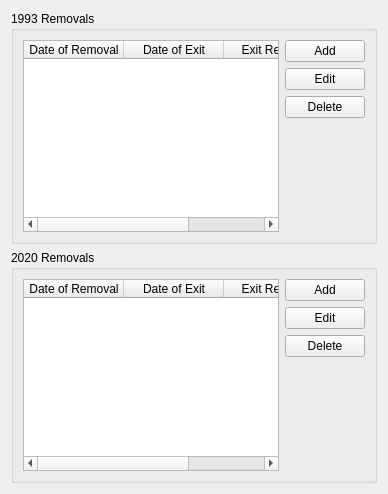
       <widget class="QWidget" name="removal_tab">
        <attribute name="title">
         <string>Removals</string>
        </attribute>
        <layout class="QVBoxLayout" name="verticalLayout_3">
         <item>
          <widget class="QGroupBox" name="groupBox">
           <property name="title">
            <string>1993 Removals</string>
           </property>
           <layout class="QHBoxLayout" name="horizontalLayout_24">
            <item>
             <widget class="QTableWidget" name="removal_1993_table">
              <property name="alternatingRowColors">
               <bool>true</bool>
              </property>
              <property name="selectionMode">
               <enum>QAbstractItemView::SingleSelection</enum>
              </property>
              <property name="selectionBehavior">
               <enum>QAbstractItemView::SelectRows</enum>
              </property>
              <attribute name="verticalHeaderVisible">
               <bool>false</bool>
              </attribute>
              <attribute name="verticalHeaderHighlightSections">
               <bool>false</bool>
              </attribute>
              <column>
               <property name="text">
                <string>Date of Removal</string>
               </property>
              </column>
              <column>
               <property name="text">
                <string>Date of Exit</string>
               </property>
              </column>
              <column>
               <property name="text">
                <string>Exit Reason</string>
               </property>
              </column>
             </widget>
            </item>
            <item>
             <layout class="QVBoxLayout" name="verticalLayout_12">
              <item>
               <widget class="QPushButton" name="removal_1993_add_button">
                <property name="text">
                 <string>Add</string>
                </property>
               </widget>
              </item>
              <item>
               <widget class="QPushButton" name="removal_1993_edit_button">
                <property name="text">
                 <string>Edit</string>
                </property>
               </widget>
              </item>
              <item>
               <widget class="QPushButton" name="removal_1993_delete_button">
                <property name="text">
                 <string>Delete</string>
                </property>
               </widget>
              </item>
              <item>
               <spacer name="verticalSpacer_7">
                <property name="orientation">
                 <enum>Qt::Vertical</enum>
                </property>
                <property name="sizeHint" stdset="0">
                 <size>
                  <width>20</width>
                  <height>40</height>
                 </size>
                </property>
               </spacer>
              </item>
             </layout>
            </item>
           </layout>
          </widget>
         </item>
         <item>
          <widget class="QGroupBox" name="groupBox_2">
           <property name="title">
            <string>2020 Removals</string>
           </property>
           <layout class="QHBoxLayout" name="horizontalLayout_12">
            <item>
             <widget class="QTableWidget" name="removal_2020_table">
              <property name="alternatingRowColors">
               <bool>true</bool>
              </property>
              <property name="selectionMode">
               <enum>QAbstractItemView::SingleSelection</enum>
              </property>
              <property name="selectionBehavior">
               <enum>QAbstractItemView::SelectRows</enum>
              </property>
              <column>
               <property name="text">
                <string>Date of Removal</string>
               </property>
              </column>
              <column>
               <property name="text">
                <string>Date of Exit</string>
               </property>
              </column>
              <column>
               <property name="text">
                <string>Exit Reason</string>
               </property>
              </column>
             </widget>
            </item>
            <item>
             <layout class="QVBoxLayout" name="verticalLayout_13">
              <item>
               <widget class="QPushButton" name="removal_2020_add_button">
                <property name="text">
                 <string>Add</string>
                </property>
               </widget>
              </item>
              <item>
               <widget class="QPushButton" name="removal_2020_edit_button">
                <property name="text">
                 <string>Edit</string>
                </property>
               </widget>
              </item>
              <item>
               <widget class="QPushButton" name="removal_2020_delete_button">
                <property name="text">
                 <string>Delete</string>
                </property>
               </widget>
              </item>
              <item>
               <spacer name="verticalSpacer_11">
                <property name="orientation">
                 <enum>Qt::Vertical</enum>
                </property>
                <property name="sizeHint" stdset="0">
                 <size>
                  <width>20</width>
                  <height>40</height>
                 </size>
                </property>
               </spacer>
              </item>
             </layout>
            </item>
           </layout>
          </widget>
         </item>
        </layout>
       </widget>
